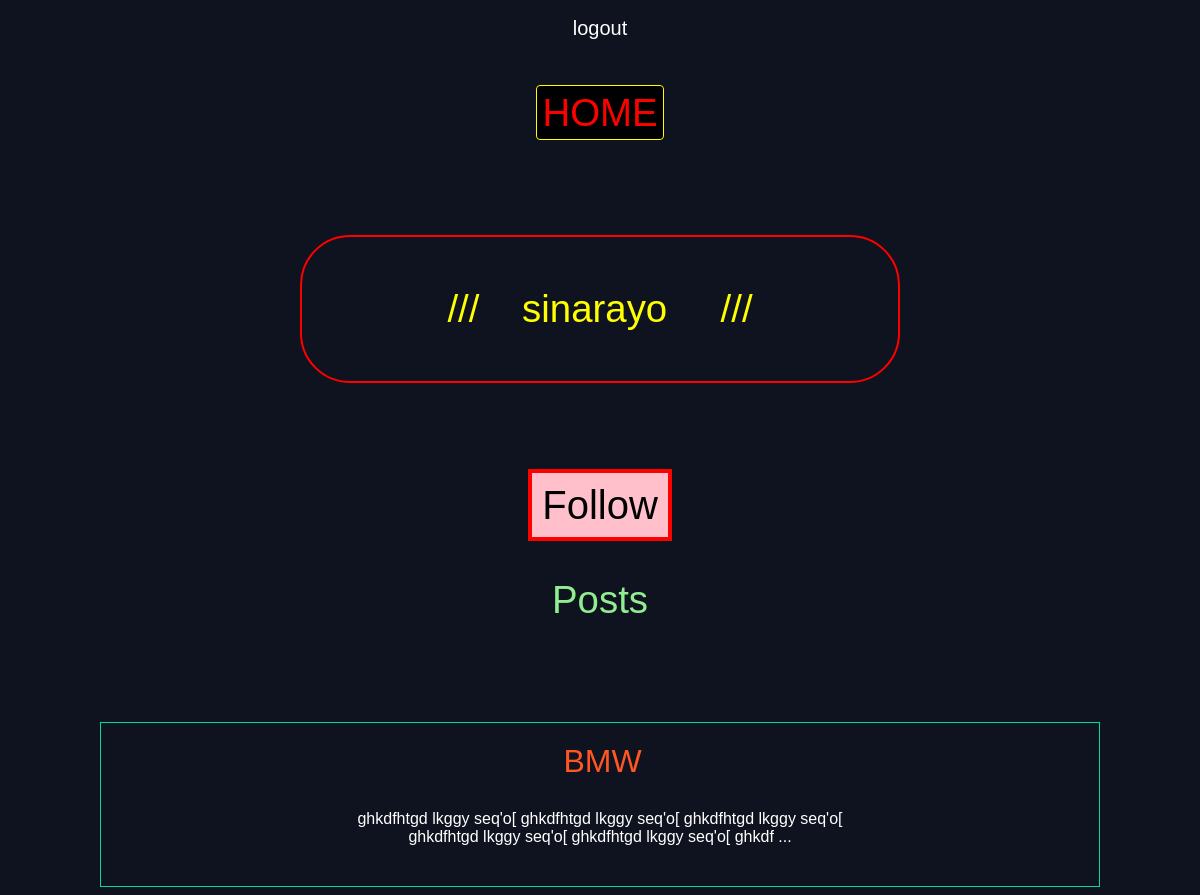
Before: /users/profile/sinarayo with the older database file.
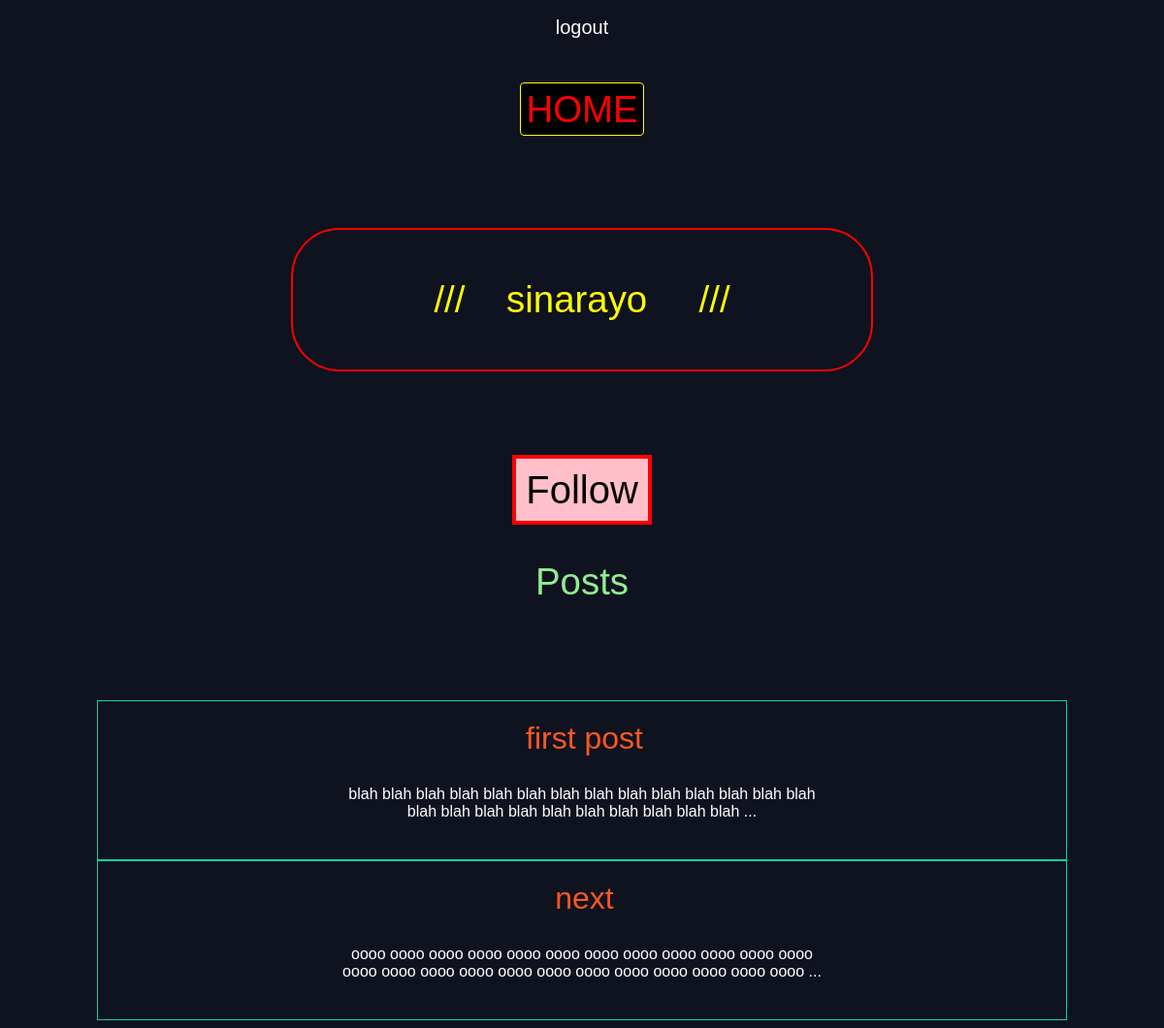
After: the same page with the newer database file.
### users/models.py (models this page shows, shortened)
class Profile(models.Model):
    name = models.CharField(max_length=150)
    user_slug = models.SlugField(default=None)

### posts/models.py (models this page shows, shortened)
class Post(models.Model):
    title = models.CharField(max_length=60)
    body = models.TextField()
    author = models.ForeignKey(User, on_delete=models.CASCADE)
    auth_slug = models.SlugField(default=None)
    slug = models.SlugField()
    date = models.DateTimeField(auto_now_add=True)
    def editedbody(self):
        if len(self.body) > 120:
            return self.body[:120] + '  ...'
        else:
            return self.body

### users/views.py (the view)
# urls.py: path('profile/<slug>', views.profile, name='profile'),
def profile(request, slug):
    posts = Post.objects.all()
    form = Profile.objects.get(user_slug=slug)
    return render(request, 'profile.html', {'form': form, 'posts': posts})

### users/templates/profile.html (shortened to what this page needs)
{% extends 'base.html' %}
{% block body %}
    <h1 class="profile_name">///&nbsp;&nbsp;&nbsp; {{ form.name }} &nbsp;&nbsp;&nbsp; ///</h1>
    <a href="{% url "users:follow" slug=form.name %}" class="follow_btn">Follow</a>
    <h1>Posts</h1>
    {% for post in posts %}
        {% if post.author.username == form.name %}
    <div class="article">
    <h2 class="post_title"><a href= "{% url 'posts:post_detail' slug=post.slug %}"> {{ post.title }} </a></h2>
    <p class="editedbody"> {{ post.editedbody }} </p>
    </div>
        {% endif %}
    {% endfor %}
{% endblock %}

### templates/base.html (shortened to what this page needs)
{% load static %}
<!DOCTYPE html>
<html lang="en">
<head>
 <link rel="stylesheet" href="{% static 'styles.css'%}">
</head>
<div class="wrapper">
<nav>
    <ul>
        <li>
            <form class="logout-list" action="{% url 'users:logout' %}" method="post">
                <button type="submit">logout</button>
            </form>
        </li>
    </ul>
</nav>
    <h1><a href="{% url 'home' %}" class="highlight3">HOME</a> </h1>
<body>
{% block body %}
{% endblock %}
</body>
</div>
</html>

### assets/styles.css (style rules this page uses)
body { background-color: #0f121f; background-image: url(stars.jpg); background-repeat-y: 1; background-attachment: fixed; color: #fff; }
body * { font-family: arial; }
h1 { font-weight: normal; margin: 0; color: lightgreen; }
h2, h3, h4, h5 { font-weight: normal; margin: 0; }
a, a:hover, a:visited { color: #ff5722; text-decoration: none; }
.wrapper { max-width: 1000px; margin: auto; text-align: center; }
div.wrapper h1 { text-align: center; margin-top: 50px; margin-bottom: 100px; font-size: 2.4em; }
nav li { display: inline-block; margin-left: 20px; }
nav button { margin-right: 60px; background: none; color: #fff; cursor: pointer; border: 0; font-size: 20px; }
.article { display: grid; grid-gap: 30px; }
.article { padding: 10px; border: 1px solid #00dba0; position: relative; padding-bottom: 40px; }
.article h2 { font-size: 2em; margin-top: 10px; margin-left: 5px }
a.highlight3 { margin-: 50px; border: 1px solid yellow; padding: 5px; border-radius: 4px; color: red; background-color: black; }
.editedbody { margin: auto auto; max-width: 500px; }
.profile_name { font-size: 2em; margin: 200px; color: yellow; border: 2px solid red; border-radius: 50px; padding: 50px; }
.follow_btn, .follow_btn:visited { color: black; background-color: pink; border: 4px solid red; font-size: 40px; margin-bottom: 50px; padding: 10px; }

Changed rows visible on the page:
removed Post: title "BMW", editedbody "ghkdfhtgd lkggy seq'o[ ghkdfhtgd lkggy seq'o[ ghkdfhtgd lkggy seq'o[ ghkdfhtgd lkggy seq'o[ ghkdfhtgd lkggy seq'o[ ghkdf ..."
added Post: title "first post", editedbody "blah blah blah blah blah blah blah blah blah blah blah blah blah blah blah blah blah blah blah blah blah blah blah blah ..."
added Post: title "next", editedbody "oooo oooo oooo oooo oooo oooo oooo oooo oooo oooo oooo oooo oooo oooo oooo oooo oooo oooo oooo oooo oooo oooo oooo oooo ..."
